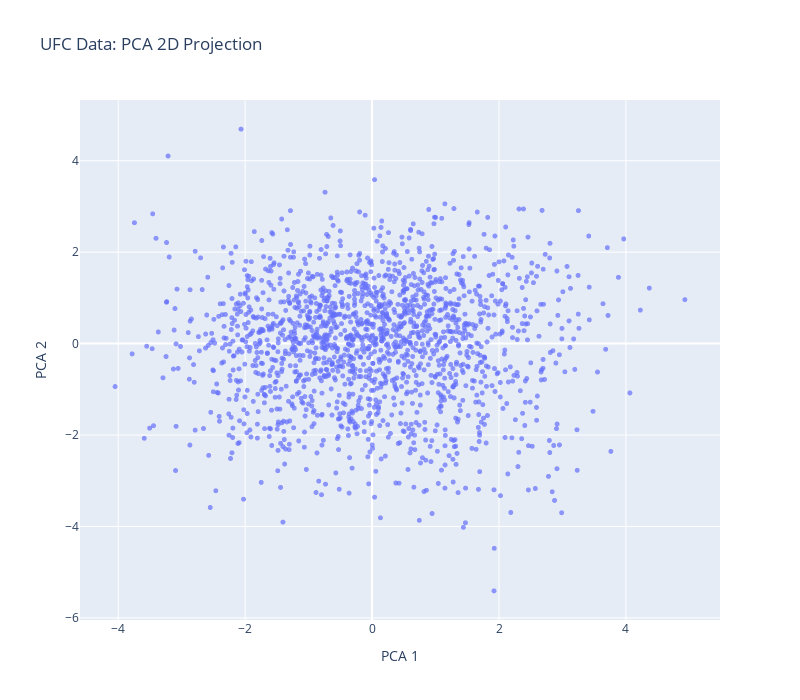

The cell this chart's notebook holds for it:
### Code cell
plotDataOnPrincipalComps(eigvecs,
                         df_pruned,
                         title='UFC Data: PCA 2D Projection',
                         hover_name='Fighter',
                         dim=2,
                         plot_dict={
                             'Fighter': df_pruned.index,
                             'Wins': df_pruned.get('wins')
                             },
                         hover_data_dict={'Wins': True},
                         make_standard=True)

### Figure 1 — Plotly figure (JSON) as saved in the notebook; plotly's stock layout.template omitted (floating-point values rounded to 4 significant figures; data arrays with more than 128 entries replaced by an {"elided": "..."} marker saying what was removed)
{"data": [{"customdata": {"elided": "1690x1 float values"}, "hovertemplate": "<b>%{hovertext}</b><br><br>PCA 1=%{x}<br>PCA 2=%{y}<br>Wins=%{customdata[0]}<extra></extra>", "hovertext": {"elided": "1690 str values"}, "legendgroup": "", "marker": {"color": "#636efa", "opacity": 0.7, "size": 5, "symbol": "circle"}, "mode": "markers", "name": "", "showlegend": false, "type": "scattergl", "x": {"elided": "1690 float values"}, "xaxis": "x", "y": {"elided": "1690 float values"}, "yaxis": "y"}], "layout": {"height": 700, "legend": {"tracegroupgap": 0}, "title": {"text": "UFC Data: PCA 2D Projection"}, "width": 800, "xaxis": {"anchor": "y", "domain": [0, 1], "title": {"text": "PCA 1"}}, "yaxis": {"anchor": "x", "domain": [0, 1], "title": {"text": "PCA 2"}}}}
